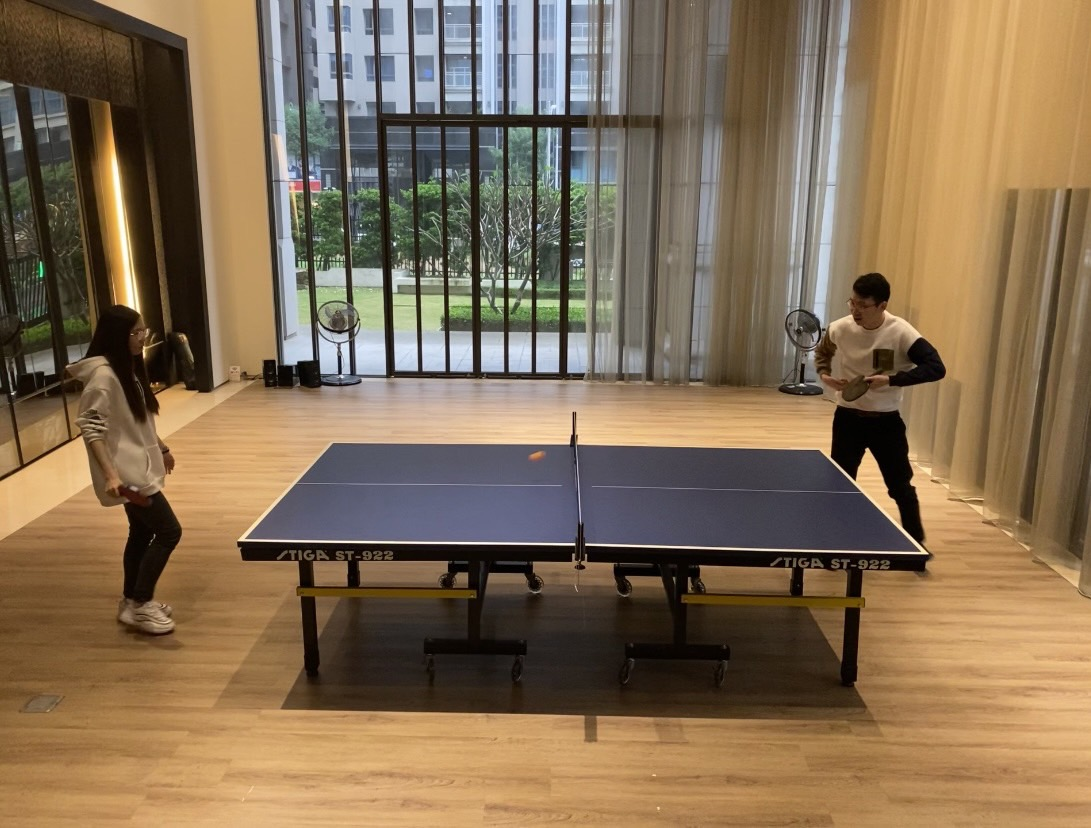
#> input picture Computer Vision/S__3293193.jpg, 1091 x 828 px, given in place of the camera
$ python save_video.py
#> lines starting #> are read from the running program, lines starting #| are printed output that depends on the picture; after the words box and inside, x2 and y2 are one past the last pixel; in counts of white or black regions, pixels touching at a corner belong together
import cv2
import numpy as np

list = []
list2 = []
list3 = []
list4 = []
Ltrace = False
Rtrace = False

fourcc = cv2.VideoWriter_fourcc(*'mp4v')
out = cv2.VideoWriter('output.mp4', fourcc, 20.0, (640,  480))

def empty(a):
    pass


def draw_direction(img, lx, ly, nx, ny):
    global Ltrace
    dx = nx - lx
    dy = ny - ly
    if abs(dx) < 4 and abs(dy) < 4:
        dx = 0
        dy = 0
    else:
        r = (dx**2 + dy**2)**0.5
        dx = int(dx/r*40)
        dy = int(dy/r*40)
        print(dx, dy)

        # 偵測桌子碰撞---------------------------------------------------------------
        if(len(list) != 0):
            if(list[0] > 0 and dy < 0):
                if((list2[0] > 0 and dx < 0) or (list2[0] < 0 and dx > 0)):
                    print(0)
                elif(lx<320):#左邊
                    cv2.rectangle(img, (nx, ny), (nx+20, ny+20), (4, 150, 220), 2)
                    Ltrace = True
                else:        #右邊
                    cv2.rectangle(img, (nx, ny), (nx+20, ny+20), (255, 255, 0), 2)
                    Ltrace = True
        # [11 lines of commented-out code are left out]
        if(len(list) != 0):
            list.remove(list[0])
        if(len(list2) != 0):
            list2.remove(list2[0])
        list.append(dy)
        list2.append(dx)
        list3.append(dy)
        list4.append(dx)

    cv2.arrowedLine(img, (60, 100), (60+dx, 100+dy), (0, 255, 0), 2)


frameWidth = 640
frameHeight = 480
cap = cv2.VideoCapture(0)
cap.set(3, frameWidth)
cap.set(4, frameHeight)
cap.set(10, 80)
# cap.set(cv2.CAP_PROP_FPS, 10)
pulse_ms = 30


lower = np.array([4, 150, 180])
upper = np.array([32, 255, 255])

targetPos_x = 0
targetPos_y = 0
lastPos_x = 0
lastPos_y = 0

while cap.isOpened():
    _, img = cap.read()
#> img is the input picture: shape (828, 1091, 3); mean B, G, R 84.2, 110.2, 131.6

    imgHsv = cv2.cvtColor(img, cv2.COLOR_BGR2HSV)
#> imgHsv: shape (828, 1091, 3); mean H, S, V 33.3, 106.1, 135.1
    imgMask = cv2.inRange(imgHsv, lower, upper)
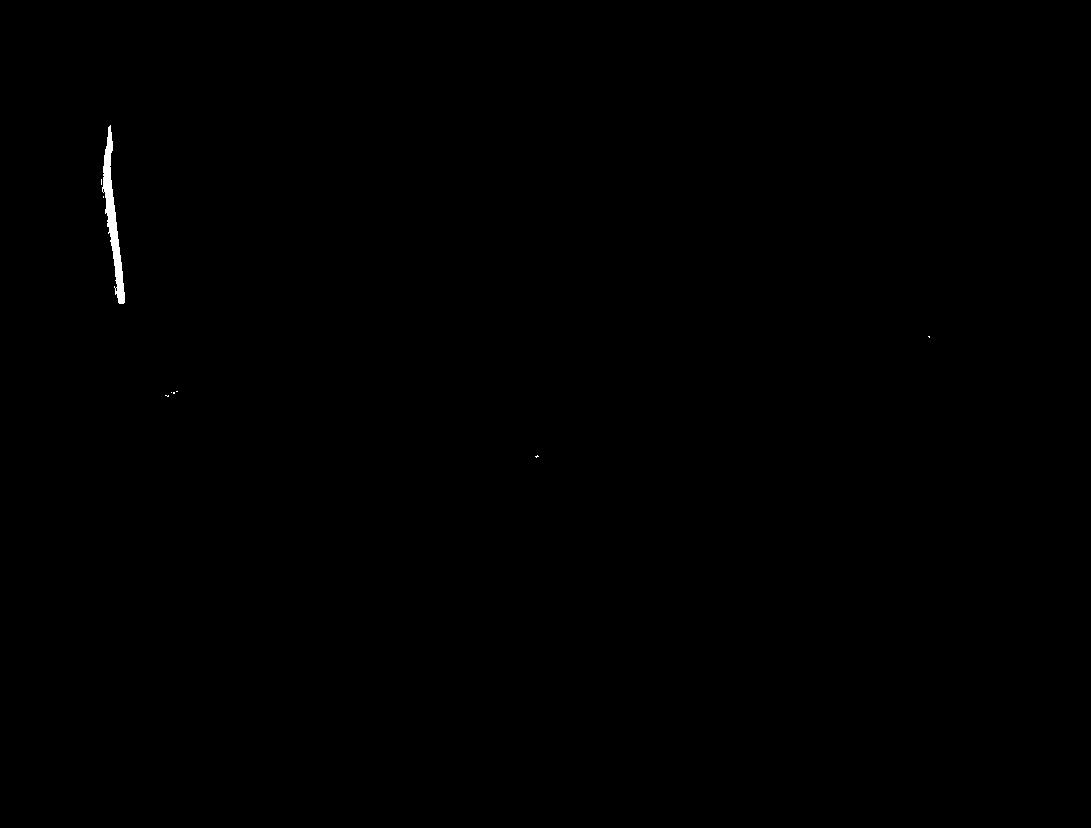
#> imgMask: shape (828, 1091); 0.15% white; 9 white regions (8 under 20 px)
    imgOutput = cv2.bitwise_and(img, img, mask=imgMask)
    contours, hierarchy = cv2.findContours(imgMask, cv2.RETR_EXTERNAL, cv2.CHAIN_APPROX_NONE)
#> contours = 9 contours, 8 with area under 20; largest, box (x1, y1, x2, y2) and area: (102, 125, 125, 304) 1178

    imgMask = cv2.cvtColor(imgMask, cv2.COLOR_GRAY2BGR)
#> imgMask: shape (828, 1091, 3); 0.15% white; 9 white regions (8 under 20 px), largest, box (x1, y1, x2, y2) and area: (102, 125, 125, 304) 1359


    x, y, w, h = 0, 0, 0, 0
    # [14 lines of commented-out code are left out]
    if len(contours) != 0:
        cnt = contours[0]
#> cnt = [[537, 455], [536, 456], [535, 456], [536, 457], [537, 456], [538, 456]]
    area = cv2.contourArea(cnt)
#> area = 2
        # print(area)
    if area > 0:
        x, y, w, h = cv2.boundingRect(cnt)
#> x = 535; y = 455; w = 4; h = 3
        lastPos_x = targetPos_x
        lastPos_y = targetPos_y
        targetPos_x = int(x+w/2)
#> targetPos_x = 537
        targetPos_y = int(y+h/2)
#> targetPos_y = 456
        cv2.rectangle(img, (x, y), (x+w, y+h), (0, 255, 0), 2)
#> img: shape (828, 1091, 3); under 0.01% of pixels changed, all inside (x1, y1, x2, y2) = (534, 454, 541, 460)
        cv2.circle(img, (targetPos_x, targetPos_y), 2, (0, 255, 0), 4)
#> img: shape (828, 1091, 3); mean B, G, R 84.2, 110.2, 131.6
    #---------------------------------------
    cv2.putText(img, "({:0<2d}, {:0<2d})".format(targetPos_x, targetPos_y), (20, 30),
                cv2.FONT_HERSHEY_PLAIN, 1, (0, 255, 0), 2)
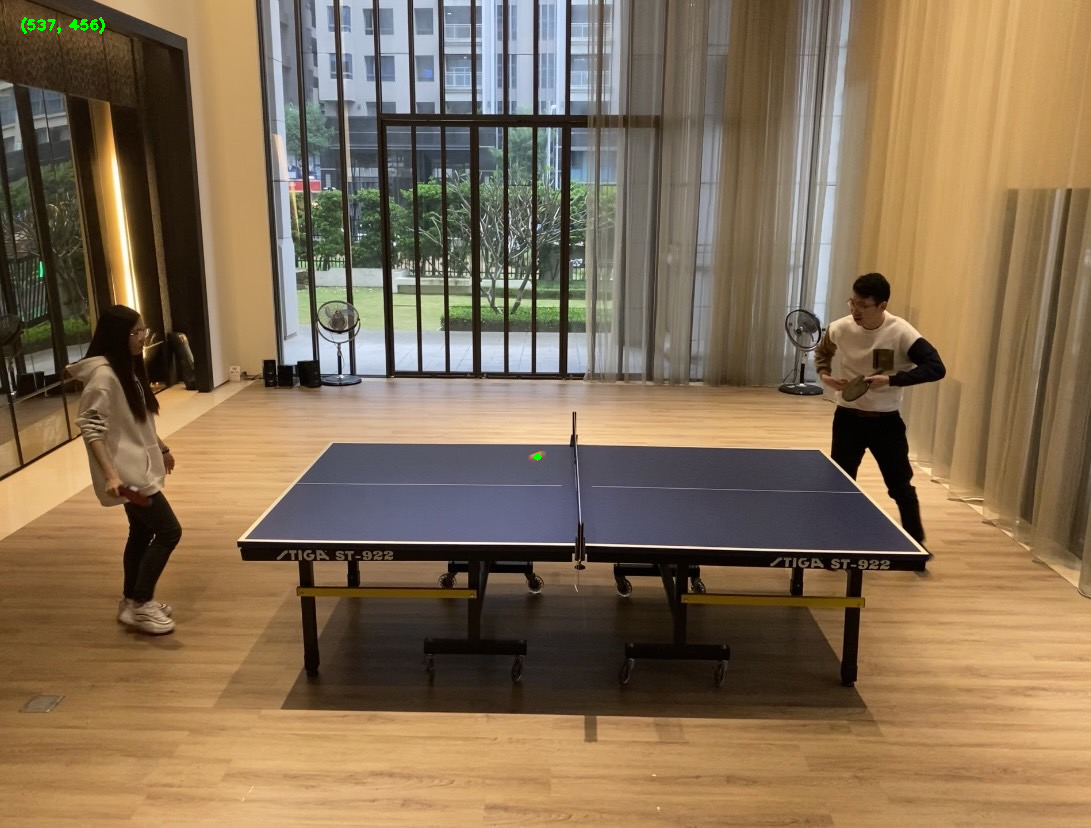
#> img: shape (828, 1091, 3); mean B, G, R 84.2, 110.3, 131.5

    draw_direction(img, lastPos_x, lastPos_y, targetPos_x, targetPos_y)
#> in draw_direction, `dx = nx - lx`: dx = 537
#> in draw_direction, `dy = ny - ly`: dy = 456
#> in draw_direction, `r = (dx**2 + dy**2)**0.5`: r = 704.5
#> in draw_direction, `dx = int(dx/r*40)`: dx = 30
#> in draw_direction, `dy = int(dy/r*40)`: dy = 25
#| 30 25
#> in draw_direction, `cv2.arrowedLine(img, (60, 100), (60+dx, 100+dy), (0, 255, 0), 2)`: img: shape (828, 1091, 3); 0.02% of pixels changed, all inside (x1, y1, x2, y2) = (59, 99, 92, 127)

    if(Ltrace == True):
        cv2.ellipse(img, (lastPos_x, lastPos_y), (10, 5), 0, 0, 360, (205, 0, 255), 2)
        Ltrace = False

    imgStack = np.hstack([img, imgOutput])
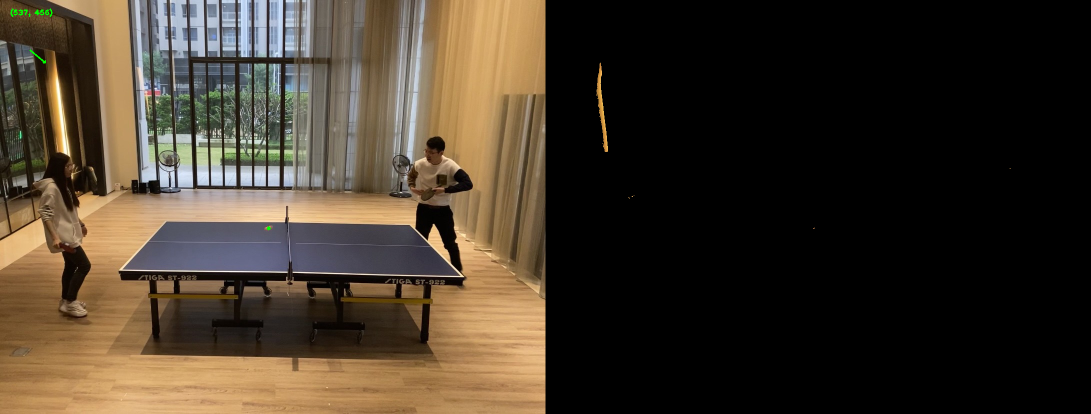
#> imgStack: shape (828, 2182, 3) (shown at 1/2 size); mean B, G, R 42.1, 55.3, 65.9
    out.write(img)
    cv2.imshow('Horizontal Stacking', imgStack)
    if cv2.waitKey(pulse_ms) & 0xFF == ord('q'):
#> (key q is pressed here)
        print("Quit\n")
        break
cap.release()
out.release()
cv2.destroyAllWindows()

$ run again, on Computer Vision/table_tennis.jpg
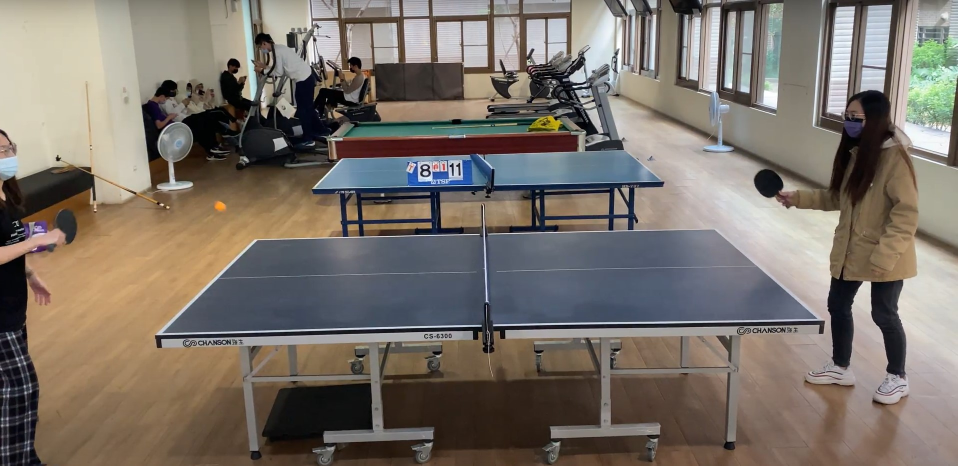
#> input picture Computer Vision/table_tennis.jpg, 1915 x 931 px, given in place of the camera (shown at 1/2 size)
#> img is the input picture: shape (931, 1915, 3); mean B, G, R 105.8, 114.2, 122.5
#> imgHsv: shape (931, 1915, 3); mean H, S, V 47.9, 65.5, 128.3
#> contours = 13 contours, 11 with area under 20; largest, box (x1, y1, x2, y2) and area: (429, 403, 451, 422) 296, (1095, 233, 1122, 259) 242
#> cnt = contour of 59 points, box (x1, y1, x2, y2) (429, 403, 451, 422), area 296
#> area = 295.5
#> x = 429; y = 403; w = 22; h = 19
#> targetPos_x = 440
#> targetPos_y = 412
#> in draw_direction, `dx = nx - lx`: dx = 440
#> in draw_direction, `dy = ny - ly`: dy = 412
#> r = 602.8
#> in draw_direction, `dx = int(dx/r*40)`: dx = 29
#> in draw_direction, `dy = int(dy/r*40)`: dy = 27
#| 29 27
#> `imgStack = np.hstack([img, imgOutput])`:
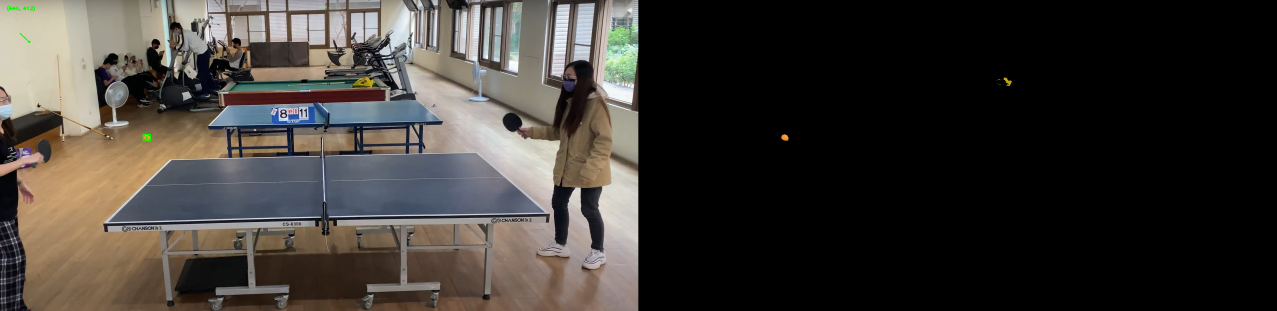
#> imgStack: shape (931, 3830, 3) (shown at 1/3 size); mean B, G, R 52.9, 57.2, 61.3
